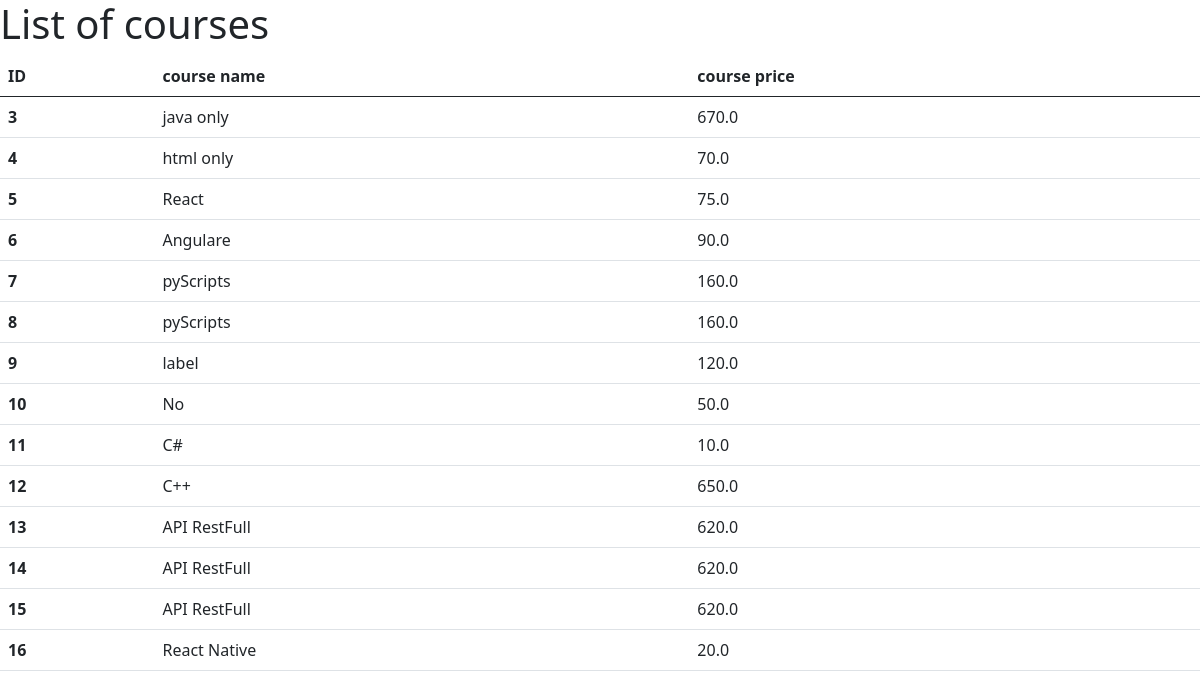
Page /courses/ on the committed database.
### one/models.py (models this page shows, shortened)
class Course(models.Model):
    label = models.CharField(max_length=100)
    price = models.FloatField()
    categories = models.ForeignKey(Category, on_delete=models.SET_NULL,null=True)

### one/views.py (the view)
# urls.py: path('courses/',List_courses),
def List_courses(request):
    courses = Course.objects.all()
    return render(request,'Course/list_courses.html',{'courses':courses})

### one/templates/Course/list_courses.html (shortened to what this page needs)
<!DOCTYPE html>
<html lang="en">
<head>
    <link href="https://cdn.jsdelivr.net/npm/bootstrap@5.0.2/dist/css/bootstrap.min.css" rel="stylesheet">
</head>
<body>
    <h1>List of courses</h1>
    <table class="table">
        <thead>
          <tr>
            <th>ID</th>
            <th>course name</th>
            <th>course price</th>
          </tr>
        </thead>
        <tbody>
            {% for course in courses%}
          <tr>
            <th>{{course.id}}</th>
            <td>{{course.label}}</td>
            <td>{{course.price}}</td>
          </tr>
          {% endfor %}
        </tbody>
      </table>
</body>
</html>

### rows in the picture
Course: id "3", label "java only", price "670.0"
Course: id "4", label "html only", price "70.0"
Course: id "5", label "React", price "75.0"
Course: id "6", label "Angulare", price "90.0"
Course: id "7", label "pyScripts", price "160.0"
Course: id "8", label "pyScripts", price "160.0"
Course: id "9", label "label", price "120.0"
Course: id "10", label "No", price "50.0"
Course: id "11", label "C#", price "10.0"
Course: id "12", label "C++", price "650.0"
Course: id "13", label "API RestFull", price "620.0"
Course: id "14", label "API RestFull", price "620.0"
Course: id "15", label "API RestFull", price "620.0"
Course: id "16", label "React Native", price "20.0"
